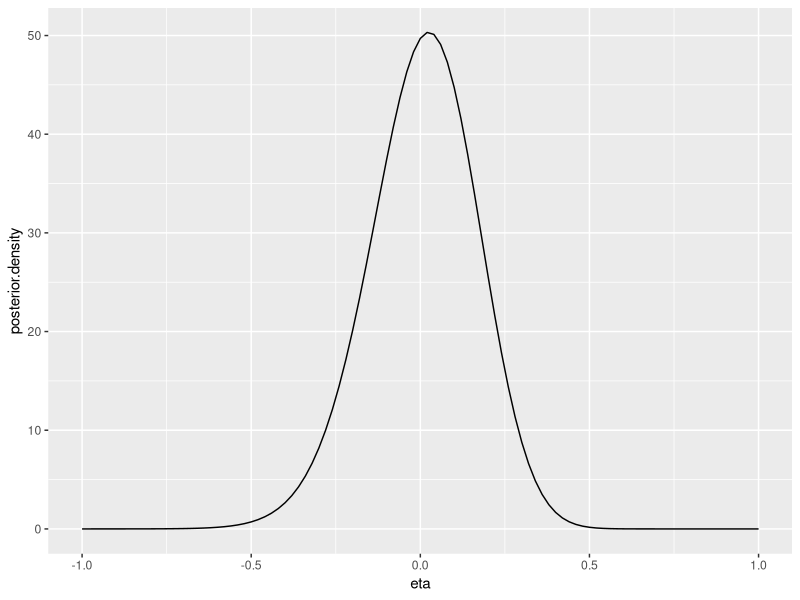
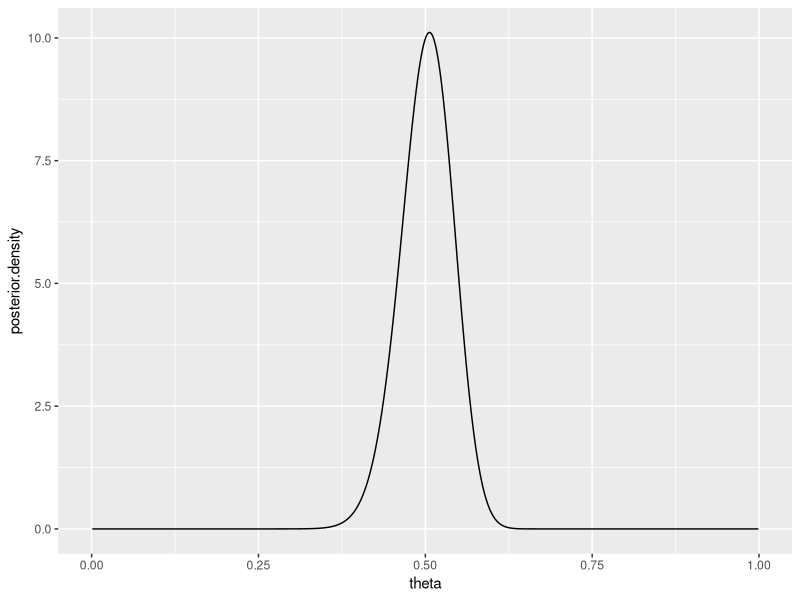
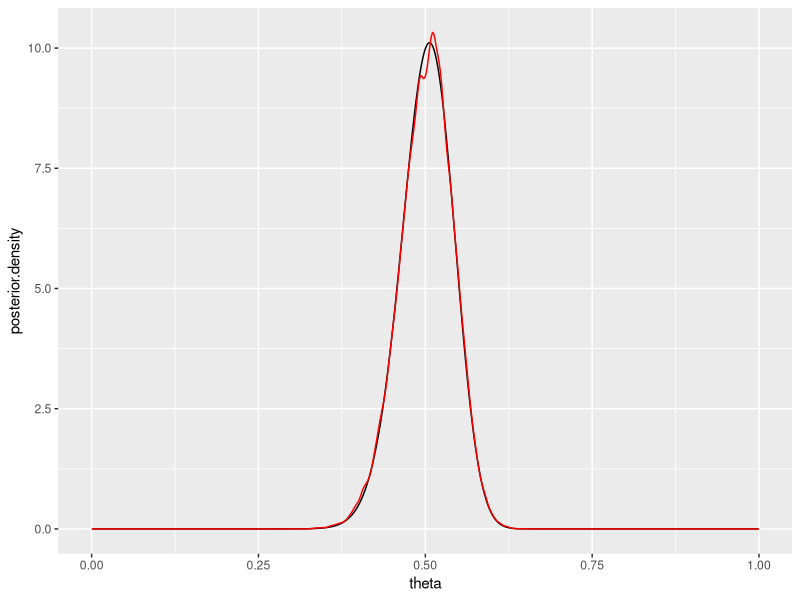
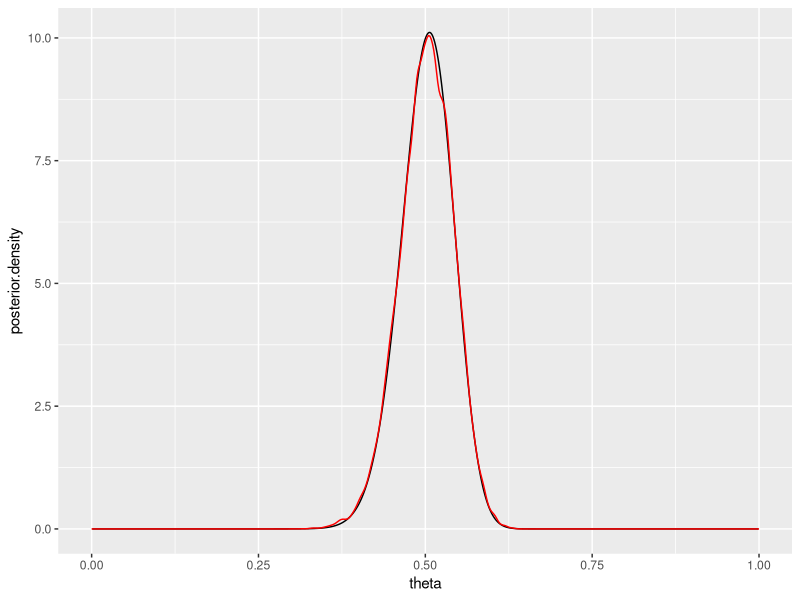

R code for these plots, in order:

command.arguments <- commandArgs(trailingOnly = TRUE);
output.directory  <- command.arguments[1];
code.directory    <- command.arguments[2];

####################################################################################################
require(LearnBayes);
require(ggplot2);
require(scales);
require(coda);
#require(sn);

#source(paste(code.directory, "utils-monte-carlo.R", sep = "/"));

setwd(output.directory);

### AUXILIARY FUNCTIONS ############################################################################
log.posterior.pre.density <- function(model.parameters = NULL, prior.and.data = NULL) {
        
	DF.frequencies <- prior.and.data[['data']];
	p1  <- DF.frequencies['Category1','frequency'];
	p23 <- DF.frequencies['Category2','frequency'] + DF.frequencies['Category3','frequency'];
	p4  <- DF.frequencies['Category4','frequency'];

	eta          <- model.parameters;
	exp.eta      <- exp(eta);
	logistic.eta <- exp.eta / (1 + exp.eta);

	output.value <- p1 * (2+logistic.eta) + (p4+1) * logistic.eta - (p23+1) * (1+exp.eta);

        return(output.value);

        }

### Exercise 6.13.3(a) #############################################################################
prior.and.data <- list(
	data  = data.frame(frequency = c(125,18,20,34), row.names = paste('Category',1:4,sep=""))
	);
prior.and.data;

png("Fig1_posterior-density-vs-eta.png");
eta.min   <- -10;
eta.max   <-  10;
grid.size <- 1e-3;
etas <- eta.min + (eta.max - eta.min) * seq(0,1,grid.size);
posterior.pre.density <- exp(log.posterior.pre.density(
	model.parameters = etas,
	prior.and.data   = prior.and.data
	));
posterior.density <- posterior.pre.density / sum(grid.size * posterior.pre.density);
DF.temp <- data.frame(eta = etas, posterior.density = posterior.density);
qplot(data = DF.temp, x = eta, y = posterior.density, geom = "line", xlim = c(-1,1));
dev.off();

start.point <- 0;
laplace.results <- laplace(
	logpost = log.posterior.pre.density,
	mode    = start.point,
	prior.and.data
	);
laplace.results;

rwmetrop.proposal.parameters <- list(
	var   = 2 * laplace.results[['var']],
	scale = 2
	);

sample.size <- 1e+5;
rwmetrop.results <- rwmetrop(
	logpost  = log.posterior.pre.density,
	proposal = list(
		var   = 2 * laplace.results[['var']],
		scale = 2
		),
	start    = laplace.results[['mode']],
	m        = sample.size,
	prior.and.data
	);
str(rwmetrop.results);

eta.rwmetrop.sample <- as.numeric(rwmetrop.results[['par']]);
theta.rwmetrop.sample <- exp(eta.rwmetrop.sample) / (1 + exp(eta.rwmetrop.sample));
summary(theta.rwmetrop.sample);

png("Fig2_posterior-density-vs-theta.png");
theta.min <- 0.001;
theta.max <- 1-0.001;
grid.size <- 1e-3;
thetas    <- theta.min + (theta.max - theta.min) * seq(0,1,grid.size);
posterior.pre.density <- exp(log.posterior.pre.density(
	model.parameters = log(thetas/(1-thetas)),
	prior.and.data   = prior.and.data
	));
posterior.density <- posterior.pre.density / sum(grid.size * posterior.pre.density);
DF.temp <- data.frame(theta = thetas, posterior.density = posterior.density);
summary(thetas);
summary(log(thetas/(1-thetas)));
summary(posterior.density);
summary(DF.temp);
qplot(data = DF.temp, x = theta, y = posterior.density, geom = "line", xlim = c(0,1));
dev.off();

png("Fig3_rwmetrop-sample-density.png");
DF.temp <- data.frame(theta = thetas, posterior.density = posterior.density);
my.ggplot <- ggplot(data = NULL);
my.ggplot <- my.ggplot + geom_line(
	data = DF.temp,
	aes(x = theta, y = posterior.density),
	colour = "black"
	);
my.ggplot <- my.ggplot + geom_density(
	data = data.frame(theta = theta.rwmetrop.sample),
	aes(x = theta),
	colour = "red"
	);
my.ggplot <- my.ggplot + xlim(0,1);
my.ggplot;
dev.off();

### Exercise 6.13.3(b) #############################################################################
indepmetrop.proposal.parameters <- list(
	var   = 2 * laplace.results[['var']],
	scale = 2
	);

sample.size <- 1e+5;
indepmetrop.results <- rwmetrop(
	logpost  = log.posterior.pre.density,
	proposal = list(
		var   = 2 * laplace.results[['var']],
		scale = 2
		),
	start    = laplace.results[['mode']],
	m        = sample.size,
	prior.and.data
	);
str(indepmetrop.results);

eta.indepmetrop.sample <- as.numeric(indepmetrop.results[['par']]);
theta.indepmetrop.sample <- exp(eta.indepmetrop.sample) / (1 + exp(eta.indepmetrop.sample));
summary(theta.indepmetrop.sample);

png("Fig4_indepmetrop-sample-density.png");
DF.temp <- data.frame(theta = thetas, posterior.density = posterior.density);
my.ggplot <- ggplot(data = NULL);
my.ggplot <- my.ggplot + geom_line(
	data = DF.temp,
	aes(x = theta, y = posterior.density),
	colour = "black"
	);
my.ggplot <- my.ggplot + geom_density(
	data = data.frame(theta = theta.indepmetrop.sample),
	aes(x = theta),
	colour = "red"
	);
my.ggplot <- my.ggplot + xlim(0,1);
my.ggplot;
dev.off();

####################################################################################################

q();
